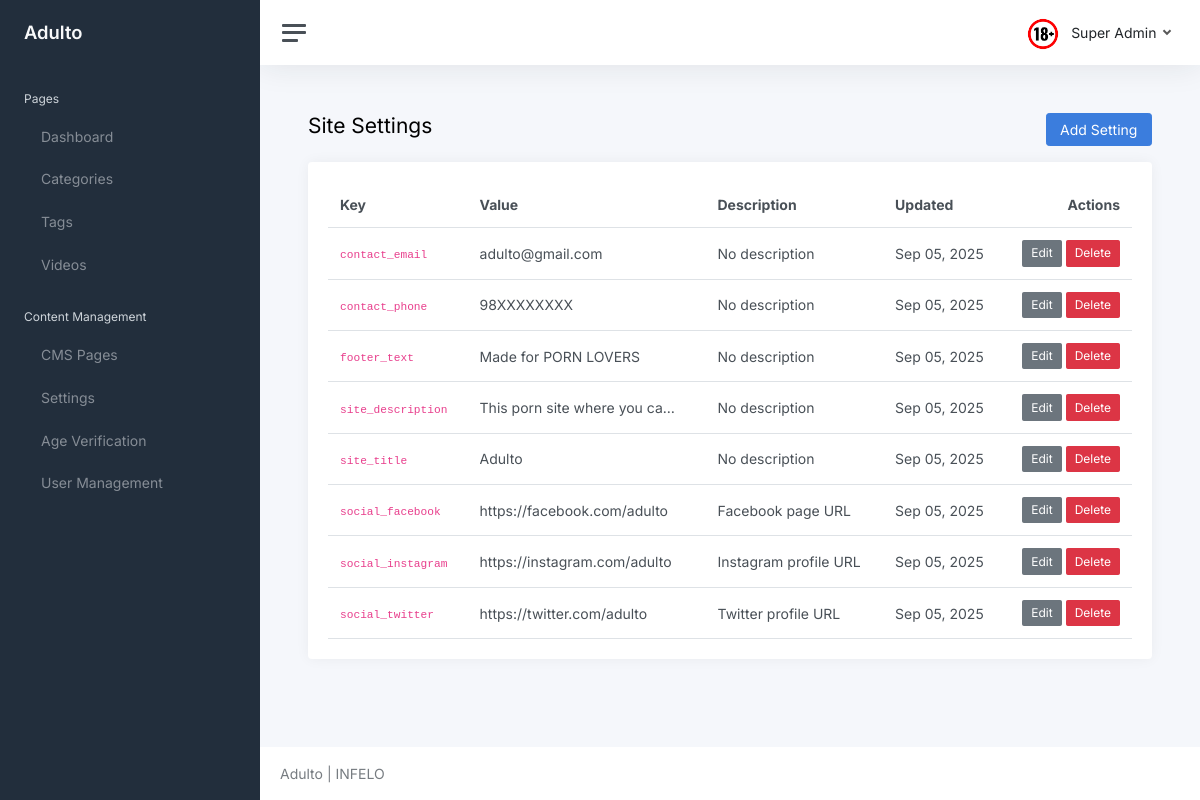
Screenshot of /core/settings/ (signed in) with the database file from the repository.
### core/models.py (models this page shows, shortened)
class User(AbstractUser):
	username = None
	first_name = None
	last_name = None
	name = models.CharField(max_length=150, blank=True)
	email = models.EmailField(unique=True)
	is_freeze = models.BooleanField(default=False)
	is_email_verified = models.BooleanField(default=False)
	email_verification_token = models.CharField(max_length=100, blank=True, null=True)
	email_verification_created = models.DateTimeField(blank=True, null=True)
	is_staff = models.BooleanField(default=False, help_text="Designates whether the user can log into the admin site. Only activated users can access admin.")
	USERNAME_FIELD = 'email'
	REQUIRED_FIELDS = []

class Settings(models.Model):
	key = models.CharField(max_length=100, unique=True, help_text="Setting key (e.g., 'site_title', 'contact_email')")
	value = models.TextField(help_text="Setting value")
	description = models.TextField(blank=True, help_text="Description of what this setting does")
	created_at = models.DateTimeField(auto_now_add=True)
	updated_at = models.DateTimeField(auto_now=True)
	class Meta:
		ordering = ['key']
		verbose_name = "Setting"
		verbose_name_plural = "Settings"
	@classmethod
	def get_setting(cls, key, default=None):
		try:
			return cls.objects.get(key=key).value
		except cls.DoesNotExist:
			return default

### core/views.py (the view)
# urls.py: path('settings/', views.settings_list, name='settings_list'),
@login_required(login_url='login')
def settings_list(request):
	settings = Settings.objects.all()
	context = {
		'settings': settings,
	}
	return render(request, 'core/settings_list.html', context)

### adulto/context_processors.py (called while the page is built)
def site_branding(request):
	return {
		"site_brand": getattr(settings, "SITE_BRAND", "Adulto"),
		"site_logo_url": getattr(settings, "SITE_LOGO_URL", "/static/logo.png"),
	}

### core/models.py (called while the page is built)
	@classmethod
	def get_active(cls):
		try:
			return cls.objects.filter(is_active=True).first()
		except:
			return None

### templates/core/settings_list.html
{% extends 'core/layout/base.html' %}
{% block content %}
<div class="container-fluid p-0">
    <div class="d-flex justify-content-between align-items-center mb-3">
        <h1 class="h3 d-inline align-middle">Site Settings</h1>
        <a class="btn btn-primary" href="{% url 'settings_create' %}">Add Setting</a>
    </div>
    <div class="card">
        <div class="card-body">
            <table class="table table-hover my-0">
                <thead>
                    <tr>
                        <th>Key</th>
                        <th>Value</th>
                        <th>Description</th>
                        <th>Updated</th>
                        <th class="text-end">Actions</th>
                    </tr>
                </thead>
                <tbody>
                    {% for setting in settings %}
                    <tr>
                        <td>
                            <code>{{ setting.key }}</code>
                        </td>
                        <td>
                            <div class="text-truncate" style="max-width: 200px;" title="{{ setting.value }}">
                                {{ setting.value }}
                            </div>
                        </td>
                        <td>
                            <div class="text-truncate" style="max-width: 150px;" title="{{ setting.description }}">
                                {{ setting.description|default:"No description" }}
                            </div>
                        </td>
                        <td>{{ setting.updated_at|date:"M d, Y" }}</td>
                        <td class="text-end">
                            <a class="btn btn-sm btn-secondary" href="{% url 'settings_update' setting.id %}">Edit</a>
                            <a class="btn btn-sm btn-danger" href="{% url 'settings_delete' setting.id %}">Delete</a>
                        </td>
                    </tr>
                    {% empty %}
                    <tr>
                        <td colspan="5" class="text-center text-muted">No settings found</td>
                    </tr>
                    {% endfor %}
                </tbody>
            </table>
        </div>
    </div>
</div>
{% endblock %}

### templates/core/layout/header.html (shortened to what this page needs)
<nav class="navbar navbar-expand navbar-light navbar-bg">
    <a class="sidebar-toggle js-sidebar-toggle">
        <i class="hamburger align-self-center"></i>
    </a>
    <div class="navbar-collapse collapse">
        <ul class="navbar-nav navbar-align">
            <li class="nav-item dropdown">
                <a class="nav-link dropdown-toggle d-none d-sm-inline-block" href="#"
                    data-bs-toggle="dropdown">
                    <img src="/static/core/logo.png" class="avatar img-fluid rounded me-1"
                        alt="" /> <span class="text-dark">{{ request.user.name }}</span>
                </a>
            </li>
        </ul>
    </div>
</nav>

### rows the page displays
User: user.name "Super Admin"
Settings: key "contact_email", value "adulto@gmail.com", description "No description", updated_at "Sep 05, 2025"
Settings: key "contact_phone", value "98XXXXXXXX", description "No description", updated_at "Sep 05, 2025"
Settings: key "footer_text", value "Made for PORN LOVERS", description "No description", updated_at "Sep 05, 2025"
Settings: key "site_description", value "This porn site where you ca…", description "No description", updated_at "Sep 05, 2025"
Settings: key "site_title", value "Adulto", description "No description", updated_at "Sep 05, 2025"
Settings: key "social_facebook", value "https://facebook.com/adulto", description "Facebook page URL", updated_at "Sep 05, 2025"
Settings: key "social_instagram", value "https://instagram.com/adulto", description "Instagram profile URL", updated_at "Sep 05, 2025"
Settings: key "social_twitter", value "https://twitter.com/adulto", description "Twitter profile URL", updated_at "Sep 05, 2025"

### other values shown
{{ site_brand }} "Adulto"
